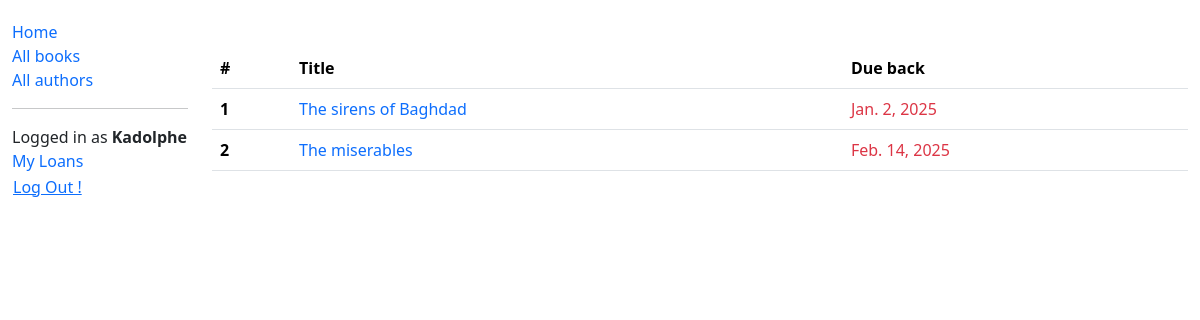
/catalog/mybooks/ (signed in), run on the app's committed database.
### LocalLibrary/models.py (models this page shows, shortened)
class BookInstance(models.Model):
    id = models.UUIDField(primary_key=True, default=uuid.uuid4,
                          help_text="Unique ID for this particular book across whole library")
    book = models.ForeignKey('Book', on_delete=models.RESTRICT, null=True)
    imprint = models.CharField(max_length=200)
    due_back = models.DateField(null=True, blank=True)
    cover_page = models.ImageField(upload_to=image_path, blank=True, null=True)
    borrower = models.ForeignKey(settings.AUTH_USER_MODEL, on_delete=models.SET_NULL, blank=True, null=True)
    LOAN_STATUS = (
        ('m', 'Maintenance'),
        ('o', 'On loan'),
        ('a', 'Available'),
        ('r', 'Reserved'),
    )
    status = models.CharField(
        max_length=1,
        choices=LOAN_STATUS,
        blank=True,
        default='m',
        help_text='Book availability',
    )
    class Meta:
        ordering = ['due_back']
        permissions = (
            ("can_mark_returned", "Set book as returned"),
        )
    @property
    def is_overdue(self):
        return bool(self.due_back and date.today() > self.due_back)

class Book(models.Model):
    title = models.CharField(max_length=255)
    author = models.ForeignKey("Author", on_delete=models.RESTRICT, null=True, verbose_name="written by")
    summary = models.TextField(max_length=1000, help_text="Enter a brief description of the book")
    ISBN = models.CharField('ISBN', max_length=13,
                            unique=True,
                            help_text='13 Character <a href="https://www.isbn-international.org/content/what-isbn'
                                      '">ISBN number</a>'
                            )
    genre = models.ManyToManyField(Genre, help_text="Select a genre for this book")
    language = models.ForeignKey('Language', on_delete=models.SET_NULL, null=True)
    def get_absolute_url(self):
        return reverse('LocalLibrary:book-detail', args=[str(self.id)])

### LocalLibrary/views.py (the view)
# urls.py: path('mybooks/', views.LoanedBooksByUserListView.as_view(), name='my-borrowed'),
class LoanedBooksByUserListView(LoginRequiredMixin, generic.ListView):
    model = BookInstance
    template_name = 'LocalLibrary/bookinstances/bookinstance_list_borrowed_by_user.html'
    context_object_name = 'bookinstance_borrowed_list'
    paginate_by = 10
    def get_queryset(self):
        return (
            BookInstance.objects.filter(borrower=self.request.user)
            .filter(status__exact='o')
            .order_by('due_back')
        )

### LocalLibrary/templates/LocalLibrary/bookinstances/bookinstance_list_borrowed_by_user.html
{% extends 'LocalLibrary/base_generic.html' %}
{% block content %}
<table class="table">
    <thead>
      <tr>
        <th scope="col">#</th>
        <th scope="col">Title</th>
        <th scope="col">Due back</th>
      </tr>
    </thead>
    <tbody>
        {% for bookinstance in bookinstance_borrowed_list %}
        <tr>
            <th scope="row">{{ forloop.counter }}</th>
            <td><a href="{{bookinstance.book.get_absolute_url}}">{{ bookinstance.book.title }}</a></td>
            <td class="
            {% if bookinstance.is_overdue %}
                text-danger
            {% endif %}
                ">{{ bookinstance.due_back }}
            </td>
        </tr>
        {% empty %}
        <tr>
            <td colspan="4"><i>You don't have books on loan</i></td>
        </tr>
        {% endfor %}
    </tbody>
</table>
{% endblock content %}

### LocalLibrary/templates/LocalLibrary/base_generic.html (shortened to what this page needs)
<!DOCTYPE html>
<html lang="en">
<head>
    <link href="https://cdn.jsdelivr.net/npm/bootstrap@5.3.3/dist/css/bootstrap.min.css" rel="stylesheet">
    <link rel="stylesheet" href="https://cdn.jsdelivr.net/npm/bootstrap-icons@1.11.3/font/bootstrap-icons.min.css">
    {% load static %}
    <link rel="stylesheet" href="{% static 'LocalLibrary/style.css' %}">
</head>
<body>
    <div class="container-fluid">
        <div class="row">
          <div class="col-sm-2">
            {% block sidebar %}
              <ul class="sidebar-nav">
                <li><a href="{% url 'LocalLibrary:index' %}">Home</a></li>
                <li><a href="{% url 'LocalLibrary:books' %}">All books</a></li>
                <li><a href="{% url 'LocalLibrary:authors' %}">All authors</a></li>
                <hr>
                {% if user.is_authenticated %}
                <li>Logged in as <strong>{{user.get_username|title}}</strong></li>
                <li><a href="{% url 'LocalLibrary:my-borrowed' %}">My Loans</a></li>
                <li>
                  <form action="{% url 'logout' %}" method="post">
                    <button type="submit" class="btn btn-link ms-0 p-0">Log Out !</button>
                  </form>
                </li>
                {% else %}
                  <li><a href="{% url 'login' %}">Log in ?</a></li>
                {% endif %}
              </ul>
            {% endblock %}
          </div>
          <div class="col-sm-10 mt-5">
            {% block content %}{% endblock %}
          </div>
        </div>
    </div>
</body>
</html>

### LocalLibrary/static/LocalLibrary/style.css (style rules this page uses)
.sidebar-nav { margin-top: 20px; padding: 0; list-style: none; }
a { text-decoration: none; }

### data on the page
BookInstance: book "The sirens of Baghdad", due_back "Jan. 2, 2025"
BookInstance: book "The miserables", due_back "Feb. 14, 2025"

### other printed values
{{ user.get_username|title }} "Kadolphe"
